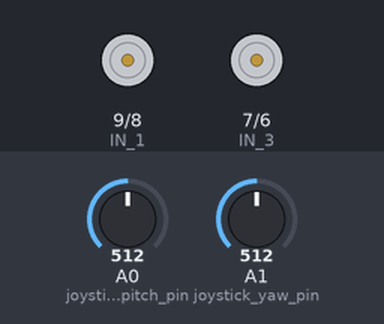
Bench run of a program on a simulated Arduino Uno, built with avr-gcc and run on an emulated ATmega328P. On the bench: motor-driver pin pairs drawn as motors (green arrow = first pin HIGH = forward, orange = second pin HIGH = backward, longer = more drive, scaled by the enable pin). The test bench sets the inputs (shaded band); at power-on: A0 (joystick_pitch_pin) = 512, A1 (joystick_yaw_pin) = 512.

Above: at 1.2 s.
1.3 s: A0 (joystick_pitch_pin) set to 716
At 1.7 s:
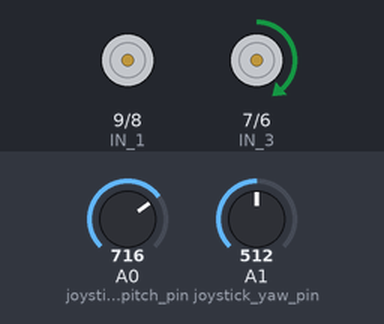
2.8 s: A1 (joystick_yaw_pin) set to 716
At 4.0 s:
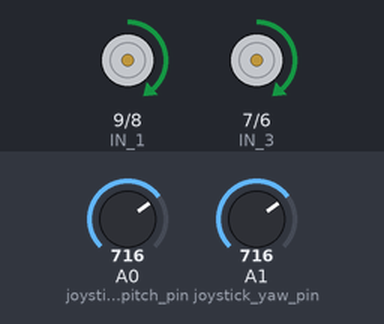
4.3 s: A0 (joystick_pitch_pin) set to 900
At 4.8 s:
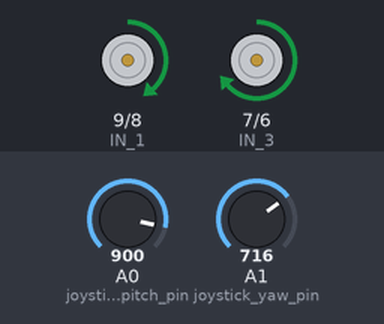
5.8 s: A1 (joystick_yaw_pin) set to 900
At 6.1 s:
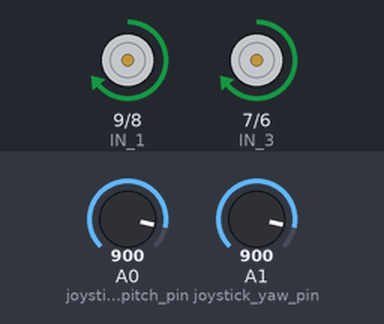
7.3 s: A0 (joystick_pitch_pin) set to 1023
At 8.5 s:
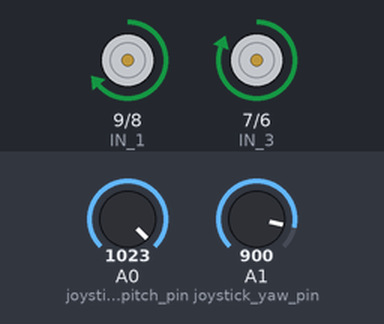
8.8 s: A1 (joystick_yaw_pin) set to 1023
At 9.3 s:
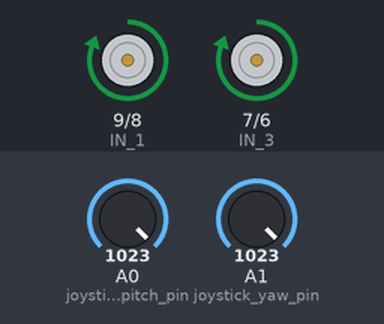
Timing chart, 0 to 11.3 s (numbered marks = the images above; inputs shaded):
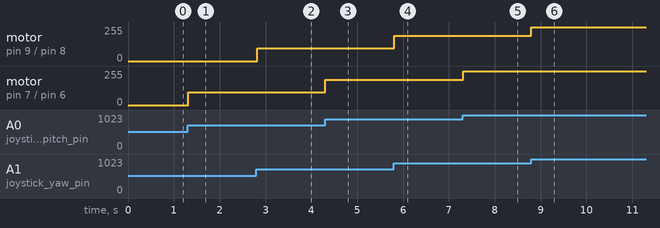

Measured:
- after the input at 1.3 s, motor on pin 7 (IN_3) / pin 6 (IN_4): stopped → forward 95/255 at once
- after the input at 2.8 s, motor on pin 9 (IN_1) / pin 8 (IN_2): stopped → forward 95/255 at once
- after the input at 4.3 s, motor on pin 7 (IN_3) / pin 6 (IN_4): forward 95/255 → forward 191/255 at once
- after the input at 5.8 s, motor on pin 9 (IN_1) / pin 8 (IN_2): forward 95/255 → forward 191/255 at once
- after the input at 7.3 s, motor on pin 7 (IN_3) / pin 6 (IN_4): forward 191/255 → forward 255/255 at once
- after the input at 8.8 s, motor on pin 9 (IN_1) / pin 8 (IN_2): forward 191/255 → forward 255/255 at once

The program:

main.cpp
```cpp
#include <Arduino.h>

/* Fcn for controlling motor given joystick input */
void move_motor(int duty, int IN_A, int IN_B, int EN)
{
  /* Joystick is in resting position when analogRead(joystick_x_pin) equals ~ 512 +/- 5
      If below this value, go bkwrds (IN_1 = LO ; IN_2 = HI).
      If above this value, go fwds   (IN_1 = HI ; IN_2 = LO).
      Else, turn PWM off gently      (EN_A = LO).
  */
  int joy_rest      = 512;  // Value of joystick when untouched.
  int thresh        = 20;    // Hysteresis around joystick resting value
  int thresh_lower  = joy_rest - thresh;
  int thresh_upper  = joy_rest + thresh;


  if(duty >= thresh_upper)
  {
    /* Go fwd */
    digitalWrite(IN_A, HIGH);
    digitalWrite(IN_B, LOW);

    /* Map range [thresh_upper, 1023] to [0, 255] */
    duty = map(duty, thresh_upper, 1023, 0, 255);
    analogWrite(EN, duty);

  }
  else if(duty <= thresh_lower)
  {
    /* Go bkwds */
    digitalWrite(IN_A, LOW);
    digitalWrite(IN_B, HIGH);

    /* Map range [0, thresh_lower] to [255, 0] */
    duty = map(duty, 0, thresh_lower, 255, 0);
    analogWrite(EN, duty);

  }
  /* Gentle stop => PWM_duty = 0% */
  else
  {
    analogWrite(EN, 0);
  }

}

void test_joy_stick()
{

  // Arduino UNO resources...
  // PWM duty mapping : https://www.theengineeringprojects.com/2017/03/use-arduino-pwm-pins.html
  // pin-out:           https://www.circuito.io/blog/arduino-uno-pinout/

  /* Allocating Joystick pins */
  int joystick_pitch_pin = 14;
  int joystick_yaw_pin   = 15;
  int joystick_SW_pin    = 2;

  pinMode(joystick_pitch_pin, INPUT);
  pinMode(joystick_yaw_pin,   INPUT);
  pinMode(joystick_SW_pin,    INPUT);

  /* L298N control pins (Set these LO to perform free-running stop) */
  int EN_A = 11;  // (pwm)
  int EN_B = 10;  // (pwm)

  pinMode(EN_A, OUTPUT);
  pinMode(EN_B, OUTPUT);

  /* Pin pairs define motor rotation direction (Set pairs equal, if corresponding EN is HI, to perform hard-stop) */
  int IN_1 = 9;
  int IN_2 = 8;
  int IN_3 = 7;
  int IN_4 = 6;

  pinMode(IN_1, OUTPUT);
  pinMode(IN_2, OUTPUT);
  pinMode(IN_3, OUTPUT);
  pinMode(IN_4, OUTPUT);

  int EN_A_DUTY = 0;
  int EN_B_DUTY = 0;

  /* Main control loop */
  while (1)
  {

    /* Move motors according to joystick position (Antagonist pairs simply move in opposite direction for now) */
    move_motor(analogRead(joystick_yaw_pin),    IN_1, IN_2, EN_A);
    move_motor(analogRead(joystick_pitch_pin),  IN_3, IN_4, EN_B);

    _delay_ms(20);
  }
}


void setup() {
/* This is required for arduino sketch to work */
}

void loop() {
  test_joy_stick();
}
```
